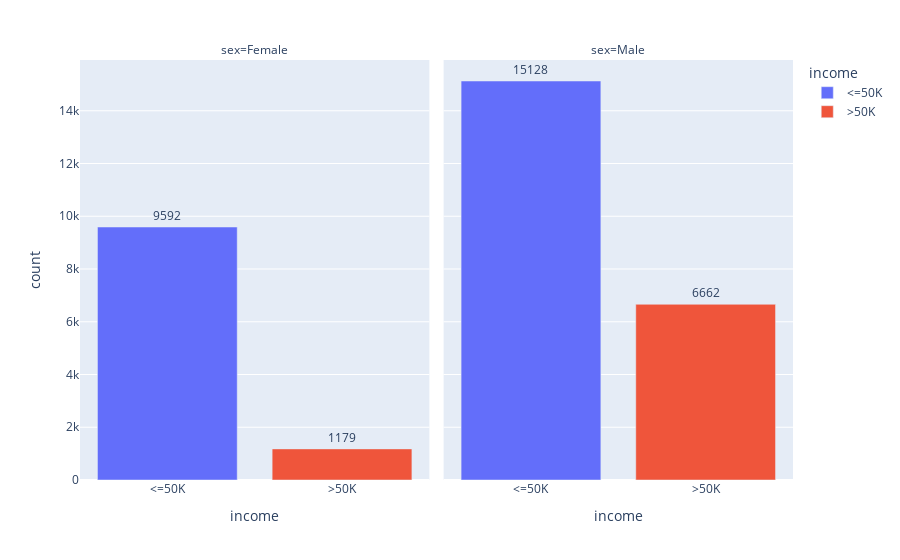

Notebook cell for this chart:
### Code cell
species_sex_count = df.groupby(['income', 'sex']).size().reset_index(name='count')

fig = px.bar(species_sex_count, x='income', y='count', color='income', facet_col='sex', text='count')

fig.update_traces(texttemplate='%{text}', textposition='outside')

### Figure 1 — Plotly figure (JSON) as saved in the notebook; plotly's stock layout.template omitted (floating-point values rounded to 4 significant figures)
{"data": [{"alignmentgroup": "True", "hovertemplate": "income=%{x}<br>sex=Female<br>count=%{text}<extra></extra>", "legendgroup": "<=50K", "marker": {"color": "#636efa", "pattern": {"shape": ""}}, "name": "<=50K", "offsetgroup": "<=50K", "orientation": "v", "showlegend": true, "text": [9592], "textposition": "outside", "texttemplate": "%{text}", "type": "bar", "x": ["<=50K"], "xaxis": "x", "y": [9592], "yaxis": "y"}, {"alignmentgroup": "True", "hovertemplate": "income=%{x}<br>sex=Male<br>count=%{text}<extra></extra>", "legendgroup": "<=50K", "marker": {"color": "#636efa", "pattern": {"shape": ""}}, "name": "<=50K", "offsetgroup": "<=50K", "orientation": "v", "showlegend": false, "text": [15128], "textposition": "outside", "texttemplate": "%{text}", "type": "bar", "x": ["<=50K"], "xaxis": "x2", "y": [15128], "yaxis": "y2"}, {"alignmentgroup": "True", "hovertemplate": "income=%{x}<br>sex=Female<br>count=%{text}<extra></extra>", "legendgroup": ">50K", "marker": {"color": "#EF553B", "pattern": {"shape": ""}}, "name": ">50K", "offsetgroup": ">50K", "orientation": "v", "showlegend": true, "text": [1179], "textposition": "outside", "texttemplate": "%{text}", "type": "bar", "x": [">50K"], "xaxis": "x", "y": [1179], "yaxis": "y"}, {"alignmentgroup": "True", "hovertemplate": "income=%{x}<br>sex=Male<br>count=%{text}<extra></extra>", "legendgroup": ">50K", "marker": {"color": "#EF553B", "pattern": {"shape": ""}}, "name": ">50K", "offsetgroup": ">50K", "orientation": "v", "showlegend": false, "text": [6662], "textposition": "outside", "texttemplate": "%{text}", "type": "bar", "x": [">50K"], "xaxis": "x2", "y": [6662], "yaxis": "y2"}], "layout": {"annotations": [{"font": {}, "showarrow": false, "text": "sex=Female", "x": 0.245, "xanchor": "center", "xref": "paper", "y": 1, "yanchor": "bottom", "yref": "paper"}, {"font": {}, "showarrow": false, "text": "sex=Male", "x": 0.755, "xanchor": "center", "xref": "paper", "y": 1, "yanchor": "bottom", "yref": "paper"}], "barmode": "relative", "legend": {"title": {"text": "income"}, "tracegroupgap": 0}, "margin": {"t": 60}, "xaxis": {"anchor": "y", "categoryarray": ["<=50K", ">50K"], "categoryorder": "array", "domain": [0, 0.49], "title": {"text": "income"}}, "xaxis2": {"anchor": "y2", "categoryarray": ["<=50K", ">50K"], "categoryorder": "array", "domain": [0.51, 1], "matches": "x", "title": {"text": "income"}}, "yaxis": {"anchor": "x", "domain": [0, 1], "title": {"text": "count"}}, "yaxis2": {"anchor": "x2", "domain": [0, 1], "matches": "y", "showticklabels": false}}}
